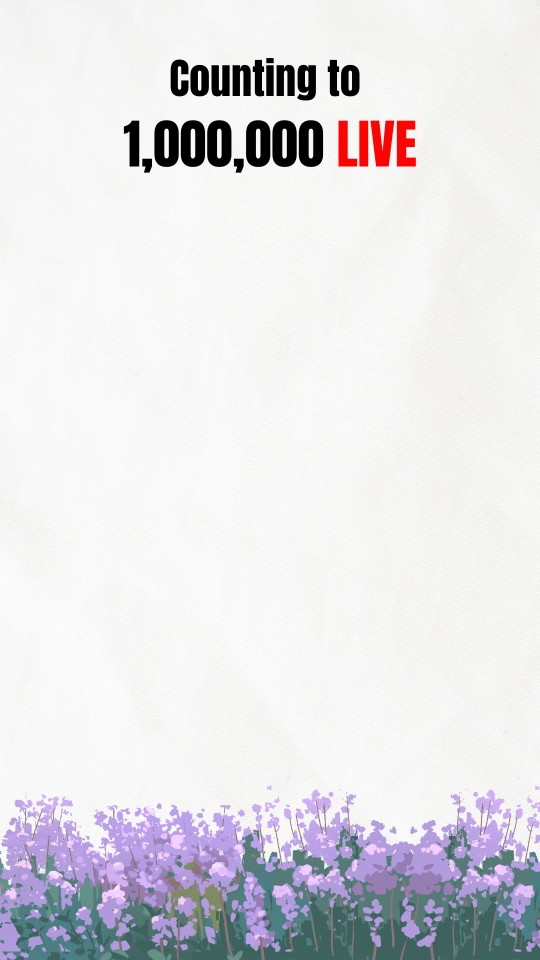
#> input picture background.png, 1080 x 1920 px (shown at 1/2 size)
$ python test_image.py
#> lines starting #> are read from the running program, lines starting #| are printed output that depends on the picture
from PIL import Image, ImageDraw, ImageFont
import cv2
import numpy as np
from num2words import num2words
import textwrap

# Load background and fonts
background = Image.open("background.png").resize((400, 713))
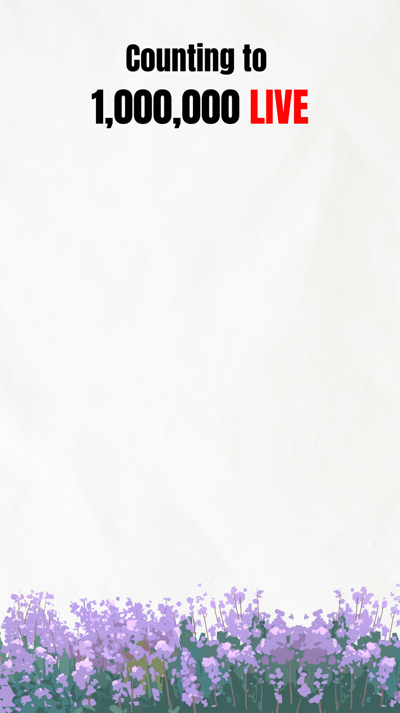
#> background: PIL image 400x713 RGBA; mean R, G, B, A 226.3, 225.5, 229.1, 255
font_number = ImageFont.truetype("./Montserrat-Bold.ttf", 50)
font_text = ImageFont.truetype("./Montserrat-Bold.ttf", 22)

center_x, center_y = (background.width // 2, background.height // 2)
#> center_x = 200; center_y = 356

# Create frame
frame = background.copy()
draw = ImageDraw.Draw(frame)

# Number
number = 999999
num_with_commas = f"{number:,}"
# Number in words
#> (the run stopped early here; a loop or call above may not have finished)
